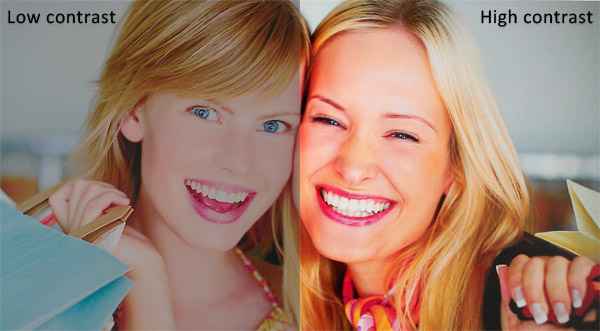
%> input picture clase12/monas.jpg, 600 x 331 px
$ octave clase12monas.m   (GNU Octave 9; MATLAB toolbox functions it lacks are replaced by stand-ins)
%> lines starting %> are read from the running program, lines starting %| are printed output that depends on the picture
close all
clear
clc

% cargar imagen y descomponer en componentes de canales de color

rgb = imread('monas.jpg');
%> rgb is the input picture: size 331x600x3 uint8; mean R, G, B 161.8, 128.8, 112.5
      figure,imshow(rgb);

izq = rgb(:,1:300,:);
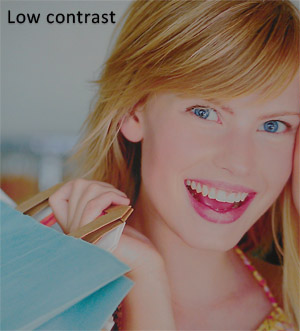
%> izq: size 331x300x3 uint8; mean R, G, B 134.1, 115.6, 105.3
      figure,imshow(izq);

R = izq(:,:,1);
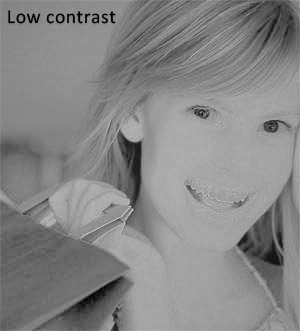
%> R: size 331x300 uint8; min 0, max 207, mean 134.1
G = izq(:,:,2);
B = izq(:,:,3);
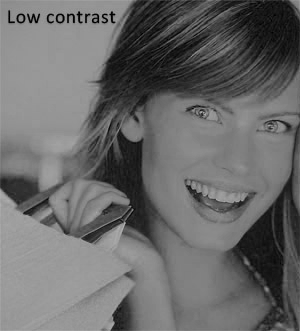
%> B: size 331x300 uint8; min 0, max 180, mean 105.3

% Ecualizar los histogramas de las componentes de color para aumentar
% contraste.
r_eq = histeq(R);
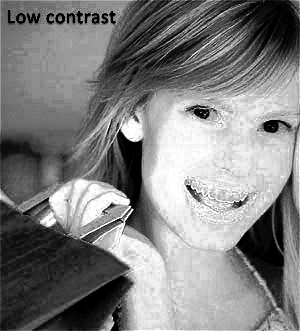
%> r_eq: size 331x300 uint8; min 0, max 255, mean 127.2
g_eq = histeq(G);
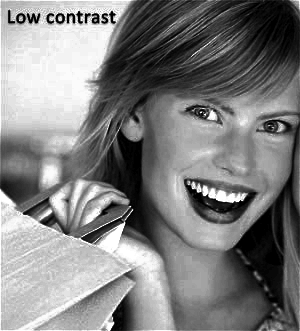
%> g_eq: size 331x300 uint8; min 0, max 255, mean 127.2; mean of the top-left, top-right, bottom-left and bottom-right quarters 157.7, 89, 156.5, 105.5
b_eq = histeq(B);
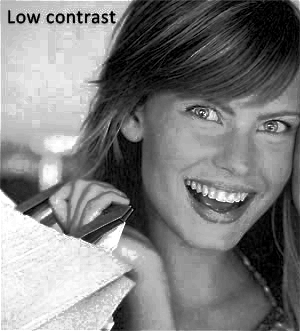
%> b_eq: size 331x300 uint8; min 0, max 255, mean 126.8

% % Evaluar si el aumento del contraste si está funcionando.
%     figure,subplot(1,2,1),imshow(R);
%            subplot(1,2,2),imshow(r_eq);
%
%     figure,subplot(1,2,1),imshow(G);
%            subplot(1,2,2),imshow(g_eq);
%
%     figure,subplot(1,2,1),imshow(B);
%            subplot(1,2,2),imshow(b_eq);

% Reconstrucción de la imagen RGB, esta vez con la parte izquierda
% modificada.

rgb(:,1:300,1) = r_eq;
rgb(:,1:300,2) = g_eq;
rgb(:,1:300,3) = b_eq;
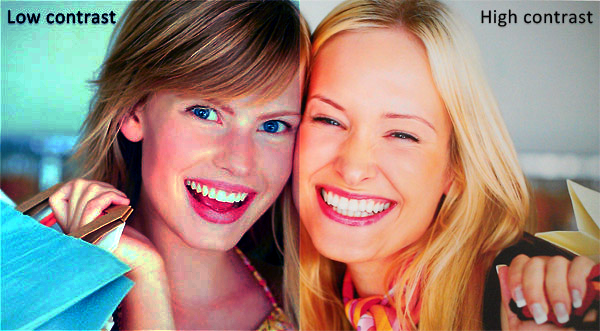
%> rgb: size 331x600x3 uint8; mean R, G, B 158.3, 134.6, 123.2
    figure,imshow(rgb);
